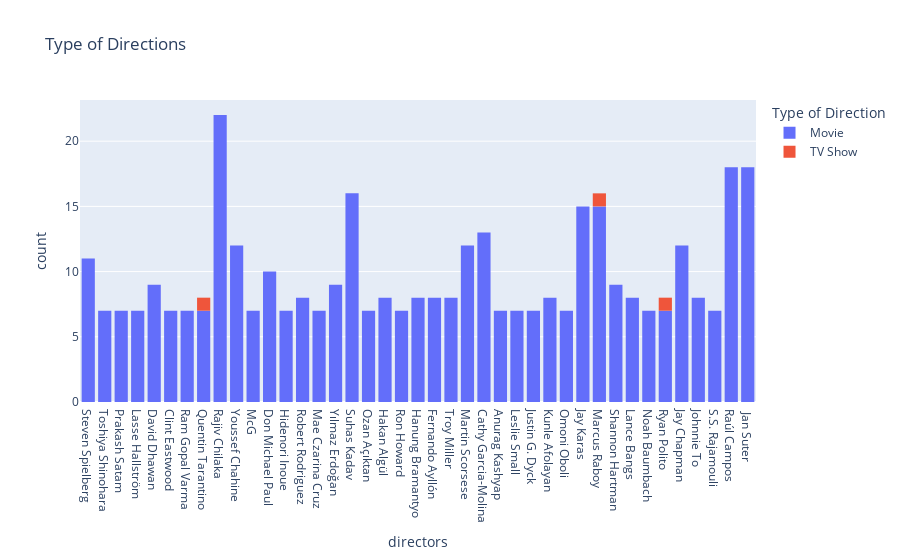

The notebook cell this image was saved under:
### Code cell
plt.histogram(df_directors_10, "directors", color="type", labels={"type": "Type of Direction"}, title="Type of Directions")

### Figure 1 — Plotly figure (JSON) as saved in the notebook; plotly's stock layout.template omitted (floating-point values rounded to 4 significant figures; data arrays with more than 128 entries replaced by an {"elided": "..."} marker saying what was removed)
{"data": [{"alignmentgroup": "True", "bingroup": "x", "hovertemplate": "Type of Direction=Movie<br>directors=%{x}<br>count=%{y}<extra></extra>", "legendgroup": "Movie", "marker": {"color": "#636efa", "pattern": {"shape": ""}}, "name": "Movie", "offsetgroup": "Movie", "orientation": "v", "showlegend": true, "type": "histogram", "x": {"elided": "391 str values"}, "xaxis": "x", "yaxis": "y"}, {"alignmentgroup": "True", "bingroup": "x", "hovertemplate": "Type of Direction=TV Show<br>directors=%{x}<br>count=%{y}<extra></extra>", "legendgroup": "TV Show", "marker": {"color": "#EF553B", "pattern": {"shape": ""}}, "name": "TV Show", "offsetgroup": "TV Show", "orientation": "v", "showlegend": true, "type": "histogram", "x": ["Marcus Raboy", "Ryan Polito", "Quentin Tarantino"], "xaxis": "x", "yaxis": "y"}], "layout": {"barmode": "relative", "legend": {"title": {"text": "Type of Direction"}, "tracegroupgap": 0}, "title": {"text": "Type of Directions"}, "xaxis": {"anchor": "y", "domain": [0, 1], "title": {"text": "directors"}}, "yaxis": {"anchor": "x", "domain": [0, 1], "title": {"text": "count"}}}}
